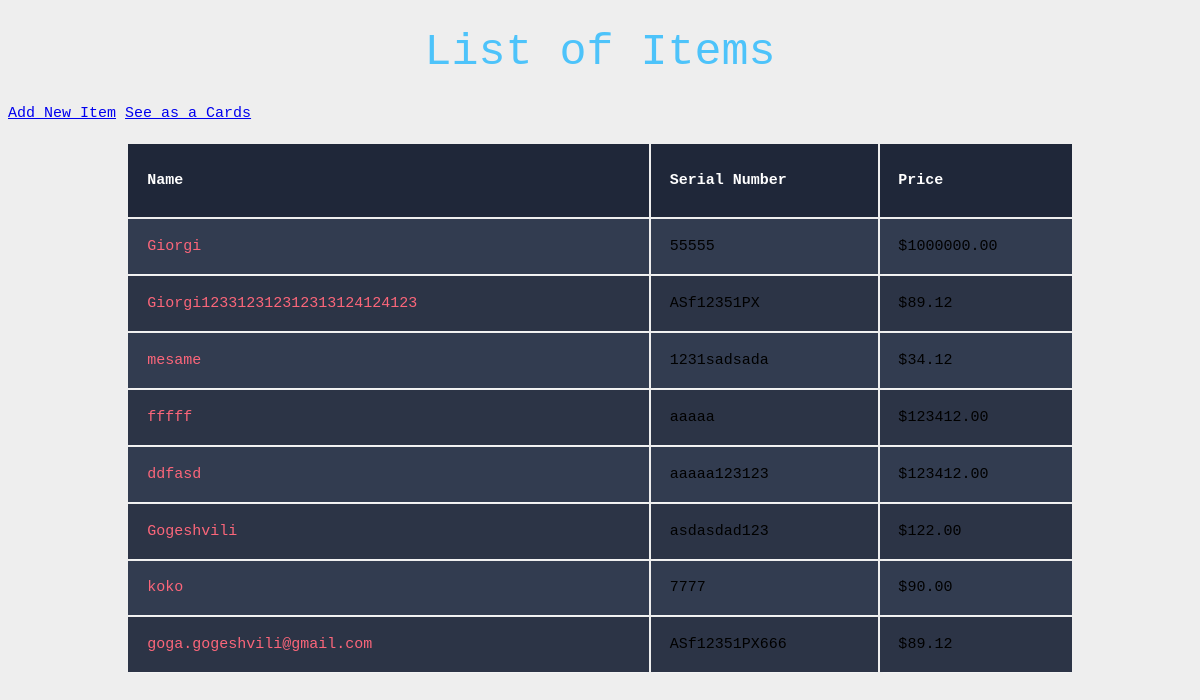
Screenshot of /table/ with the database file from the repository.
### inventory/models.py (models this page shows)
class Inventory(models.Model):
    name = models.CharField(max_length=30)
    serial_number = models.CharField(max_length=50)
    price = models.FloatField()

### inventory/views.py (the view)
# urls.py: path('table/', views.table, name='table'),
def table(request):
    inventory = Inventory.objects.all()
    return render(request, 'table.html', {"inventory":inventory })

### inventory/templates/table.html (shortened to what this page needs)
{% load static %}
<!DOCTYPE html>
<html lang="en">
<head>
    <link rel="stylesheet" type="text/css" href="{% static 'css/styles.css' %}">
</head>
<body>
    <h1>List of Items</h1>
    <a href="{% url 'add' %}">Add New Item</a>
    <a href="{% url 'index' %}">See as a Cards</a>
    <table class="container" style="margin-top: 20px;">
        <thead>
            <tr>
                <th><h1>Name</h1></th>
                <th><h1>Serial Number</h1></th>
                <th><h1>Price</h1></th>
            </tr>
        </thead>
        <tbody>
            {% for item in inventory%}
            <tr>
                <td>{{item.name}}</td>
                <td>{{item.serial_number}}</td>
                <td>${{item.price | floatformat:"2"}}</td>
            </tr>
            {% endfor %}
        </tbody>
    </table>
</body>
</html>

### inventory/static/css/styles.css (style rules this page uses)
*, *::before, *::after { box-sizing: border-box; }
body { font-family:monospace; background:#eee; }
html { font-size:15px; }
h1 { font-size:3em; font-weight: 300; line-height:1em; text-align: center; color: #4DC3FA; }
.container th h1 { font-weight: bold; font-size: 1em; text-align: left; color: #ffffff; }
.container td { font-weight: normal; font-size: 1em; -webkit-box-shadow: 0 2px 2px -2px #ffffff; -moz-box-shadow: 0 2px 2px -2px #ffffff; box-shadow: 0 2px 2px -2px #ffffff; }
.container { text-align: left; overflow: hidden; width: 80%; margin: 0 auto; display: table; padding: 0 0 8em 0; }
.container td, .container th { padding-bottom: 2%; padding-top: 2%; padding-left:2%; }
.container tr:nth-child(odd) { background-color: #323C50; }
.container tr:nth-child(even) { background-color: #2C3446; }
.container th { background-color: #1F2739; }
.container td:first-child { color: #FB667A; }

### rows the page displays
Inventory: name "Giorgi", serial_number "55555", price "1000000.00"
Inventory: name "Giorgi123312312312313124124123", serial_number "ASf12351PX", price "89.12"
Inventory: name "mesame", serial_number "1231sadsada", price "34.12"
Inventory: name "fffff", serial_number "aaaaa", price "123412.00"
Inventory: name "ddfasd", serial_number "aaaaa123123", price "123412.00"
Inventory: name "Gogeshvili", serial_number "asdasdad123", price "122.00"
Inventory: name "koko", serial_number "7777", price "90.00"
Inventory: name "goga.gogeshvili@gmail.com", serial_number "ASf12351PX666", price "89.12"
